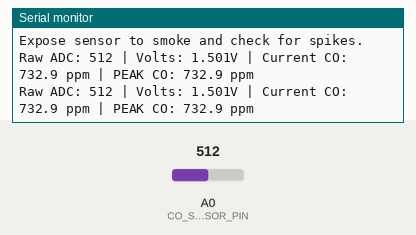
The sketch below on a simulated Arduino Nano, built with avr-gcc and run on an emulated ATmega328P. On the bench: the last lines printed to the serial monitor. The test bench sets the inputs (shaded band); at power-on: A0 (CO_SENSOR_PIN) = 512.

Above: at 1.3 s.
1.4 s: A0 (CO_SENSOR_PIN) set to 716
At 2.7 s:
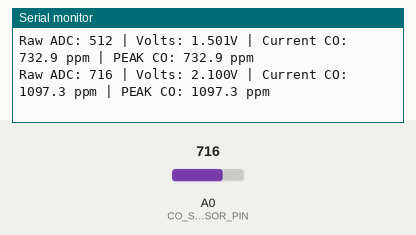
2.9 s: A0 (CO_SENSOR_PIN) set to 900
At 3.9 s:
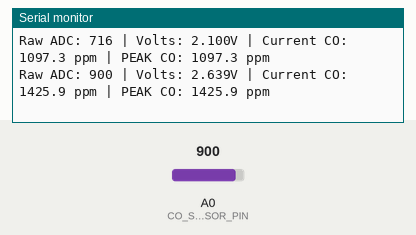
Timing chart, 0 to 5.9 s (numbered marks = the images above; inputs shaded):
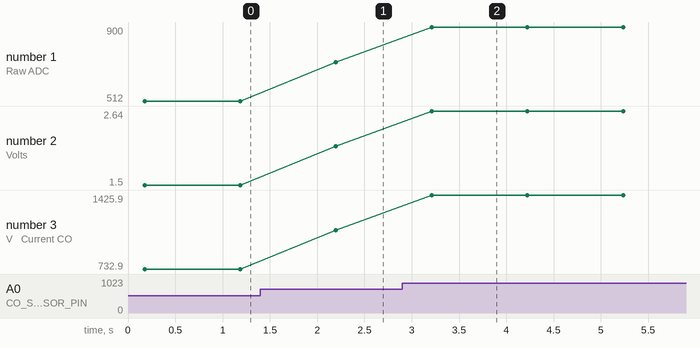

Measured:
- after the input at 1.4 s, the serial monitor: prints a new line after 0.80 s (image 1)
- after the input at 2.9 s, the serial monitor: prints a new line after 0.31 s (image 2)
- plotted number 1: 512 → 716 after the input at 1.4 s, 716 → 900 after the input at 2.9 s
- plotted number 2: 1.5 → 2.1 after the input at 1.4 s, 2.1 → 2.64 after the input at 2.9 s
- plotted number 3: 732.9 → 1097.3 after the input at 1.4 s, 1097.3 → 1425.9 after the input at 2.9 s

The sketch:

TGS5042_Test1.ino
```cpp
/*

 */
 /*
 * File: TGS5042_Test1.ino
 * VERS: 0.1 REV:260613
 * CO400 CO Alarm TGS5042 Carbon Monoxide Sensor Readout Sketch #2
 *
 * TGS5042 Functional Tester & Response Monitor
 * Use this to verify if an old sensor reacts to smoke/CO.
 *
 *  Sensor  TGS5042 + 10k PTC Thermistor Monitor
 *
 *  NOTE:  PIC16F688 (U2) Must be removed from the circuit card!
 *         Analog signals:
 *           Sensor Output (from U3 Buffer) U2 socket Pin 8 (AN6)
 *           Themistor input pin 11 (AN2)
 *           Termistor Enable pin 10 (RC0) GND to read (LED 1 will turn on)
 *         Power pins:  ( you can power the board from the Nano as well)
 *          3v3 is on U2 pin 9 (AN7)
 *          5V  power is on U2 pin 9 (AN7)
 *          GND is on U2 pin 14 (Vss)
 *
 */
const int CO_SENSOR_PIN = A0;      // Op-amp Pin 7 (Buffer Out)
const float V_REF = 3.0;           // Precision 3.0V tied to AREF pin
const float ADC_RESOLUTION = 1023.0;

// Note: This is measured on my C400 Unit.
const float BASELINE_VOLTAGE =  0.298;

// Note: Calibration from sensor label
const float SENSOR_SENSITIVITY = 1.642;

float maxPpmDetected = 0.0;

void setup() {
  Serial.begin(9600);
  analogReference(EXTERNAL); // Using the 3.0V line for accuracy
  pinMode(CO_SENSOR_PIN, INPUT);

  Serial.println(F("======================================="));
  Serial.println(F("    TGS5042 QUICK FUNCTIONAL TEST      "));
  Serial.println(F("======================================="));
  Serial.println(F("Expose sensor to smoke and check for spikes."));
}

void loop() {
  int rawAdc = analogRead(CO_SENSOR_PIN);
  float measuredVoltage = (rawAdc / ADC_RESOLUTION) * V_REF;

  // Calculate voltage change from baseline
  float voltageShift = measuredVoltage - BASELINE_VOLTAGE;

  // Voltage shift to current: (V / 1M Ohm) * 10^9 to get nA
  float current_nA = (voltageShift / 1000000.0) * 1000000000.0;

  // Current to PPM
  float co_ppm = current_nA / SENSOR_SENSITIVITY;
  if (co_ppm < 0.0) co_ppm = 0.0;

  // Track the absolute highest reading during the test
  if (co_ppm > maxPpmDetected) {
    maxPpmDetected = co_ppm;
  }

  // Print results
  Serial.print(F("Raw ADC: "));   Serial.print(rawAdc);
  Serial.print(F(" | Volts: "));   Serial.print(measuredVoltage, 3);
  Serial.print(F("V | Current CO: ")); Serial.print(co_ppm, 1);
  Serial.print(F(" ppm | PEAK CO: "));  Serial.print(maxPpmDetected, 1);
  Serial.println(F(" ppm"));

  delay(1000); // 1-second updates for snappy testing
}
```
